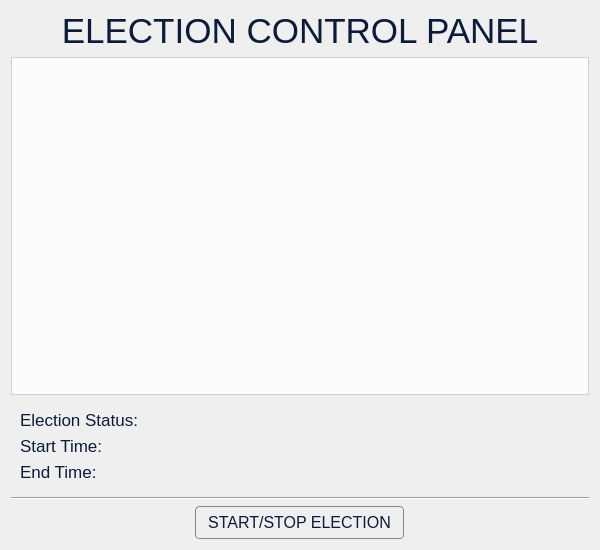
<?xml version="1.0" encoding="UTF-8"?>
<ui version="4.0">
 <class>ElectionControl</class>
 <widget class="QDialog" name="ElectionControl">
  <property name="geometry">
   <rect>
    <x>0</x>
    <y>0</y>
    <width>600</width>
    <height>550</height>
   </rect>
  </property>
  <property name="minimumSize">
   <size>
    <width>600</width>
    <height>413</height>
   </size>
  </property>
  <property name="windowTitle">
   <string>PolliTech</string>
  </property>
  <property name="windowIcon">
   <iconset resource="../VVM.qrc">
    <normaloff>:/backgrounds/Smol logo no bg.png</normaloff>:/backgrounds/Smol logo no bg.png</iconset>
  </property>
  <property name="styleSheet">
   <string notr="true">QDialog {
background: qlineargradient(
        x1: 0, y1: 0,
        x2: 0, y2: 1,
        stop: 0 #f0f0f0,
        stop: 1 #e0e0e0
    );
}</string>
  </property>
  <layout class="QVBoxLayout" name="verticalLayout_2">
   <item>
    <widget class="QLabel" name="label">
     <property name="sizePolicy">
      <sizepolicy hsizetype="Preferred" vsizetype="Fixed">
       <horstretch>0</horstretch>
       <verstretch>0</verstretch>
      </sizepolicy>
     </property>
     <property name="styleSheet">
      <string notr="true">QLabel {
	font: 700 9pt &quot;Segoe UI&quot;;
	font-size: 35px;
	color: #0A1C3A;
	background-color: none;
}</string>
     </property>
     <property name="text">
      <string>ELECTION CONTROL PANEL</string>
     </property>
     <property name="alignment">
      <set>Qt::AlignmentFlag::AlignCenter</set>
     </property>
     <property name="textInteractionFlags">
      <set>Qt::TextInteractionFlag::NoTextInteraction</set>
     </property>
    </widget>
   </item>
   <item>
    <widget class="QListWidget" name="listWidget">
     <property name="styleSheet">
      <string notr="true">QListWidget {
	background-color: rgba(255,255,255,200);
}</string>
     </property>
    </widget>
   </item>
   <item>
    <widget class="QFrame" name="frame">
     <property name="maximumSize">
      <size>
       <width>16777215</width>
       <height>101</height>
      </size>
     </property>
     <property name="frameShape">
      <enum>QFrame::Shape::NoFrame</enum>
     </property>
     <property name="frameShadow">
      <enum>QFrame::Shadow::Raised</enum>
     </property>
     <layout class="QGridLayout" name="gridLayout">
      <item row="0" column="0">
       <layout class="QVBoxLayout" name="verticalLayout">
        <item>
         <widget class="QLabel" name="label_3">
          <property name="sizePolicy">
           <sizepolicy hsizetype="Preferred" vsizetype="Fixed">
            <horstretch>0</horstretch>
            <verstretch>0</verstretch>
           </sizepolicy>
          </property>
          <property name="styleSheet">
           <string notr="true">QLabel {
	font: 600 9pt &quot;Segoe UI&quot;;
	font-size: 17px;
	color: #0A1C3A;
	background-color: none;
}</string>
          </property>
          <property name="text">
           <string>Election Status:</string>
          </property>
          <property name="alignment">
           <set>Qt::AlignmentFlag::AlignLeading|Qt::AlignmentFlag::AlignLeft|Qt::AlignmentFlag::AlignVCenter</set>
          </property>
         </widget>
        </item>
        <item>
         <widget class="QLabel" name="label_4">
          <property name="sizePolicy">
           <sizepolicy hsizetype="Preferred" vsizetype="Fixed">
            <horstretch>0</horstretch>
            <verstretch>0</verstretch>
           </sizepolicy>
          </property>
          <property name="styleSheet">
           <string notr="true">QLabel {
	font: 600 9pt &quot;Segoe UI&quot;;
	font-size: 17px;
	color: #0A1C3A;
	background-color: none;
}</string>
          </property>
          <property name="text">
           <string>Start Time: </string>
          </property>
          <property name="alignment">
           <set>Qt::AlignmentFlag::AlignLeading|Qt::AlignmentFlag::AlignLeft|Qt::AlignmentFlag::AlignVCenter</set>
          </property>
         </widget>
        </item>
        <item>
         <widget class="QLabel" name="label_5">
          <property name="sizePolicy">
           <sizepolicy hsizetype="Preferred" vsizetype="Fixed">
            <horstretch>0</horstretch>
            <verstretch>0</verstretch>
           </sizepolicy>
          </property>
          <property name="styleSheet">
           <string notr="true">QLabel {
	font: 600 9pt &quot;Segoe UI&quot;;
	font-size: 17px;
	color: #0A1C3A;
	background-color: none;
}</string>
          </property>
          <property name="text">
           <string>End Time: </string>
          </property>
          <property name="alignment">
           <set>Qt::AlignmentFlag::AlignLeading|Qt::AlignmentFlag::AlignLeft|Qt::AlignmentFlag::AlignVCenter</set>
          </property>
         </widget>
        </item>
       </layout>
      </item>
     </layout>
    </widget>
   </item>
   <item>
    <widget class="Line" name="line_2">
     <property name="orientation">
      <enum>Qt::Orientation::Horizontal</enum>
     </property>
    </widget>
   </item>
   <item alignment="Qt::AlignmentFlag::AlignHCenter">
    <widget class="QPushButton" name="start_election_button">
     <property name="cursor">
      <cursorShape>PointingHandCursor</cursorShape>
     </property>
     <property name="focusPolicy">
      <enum>Qt::FocusPolicy::NoFocus</enum>
     </property>
     <property name="toolTip">
      <string>&lt;html&gt;&lt;head/&gt;&lt;body&gt;&lt;p align=&quot;center&quot;&gt;Control Election&lt;/p&gt;&lt;/body&gt;&lt;/html&gt;</string>
     </property>
     <property name="styleSheet">
      <string notr="true">QPushButton {
    font: 600 9pt &quot;Segoe UI&quot;;
    font-size: 16px;
    color: #0A1C3A;
    background: qlineargradient(x1:0, y1:0, x2:0, y2:1,
                                stop:0 #ffffff, stop:1 #dcdcdc);
    border: 1px solid #888;
    border-radius: 4px;
    padding: 6px 12px;
    outline: none;
}

QPushButton:hover {
    background: qlineargradient(x1:0, y1:0, x2:0, y2:1,
                                stop:0 #f0f0f0, stop:1 #c8c8c8);
    border: 1px solid #555;
}

QPushButton:pressed {
    background: qlineargradient(x1:0, y1:0, x2:0, y2:1,
                                stop:0 #c8c8c8, stop:1 #a0a0a0);
    padding-top: 7px;
    padding-left: 13px;
}
</string>
     </property>
     <property name="text">
      <string>START/STOP ELECTION</string>
     </property>
     <property name="iconSize">
      <size>
       <width>16</width>
       <height>16</height>
      </size>
     </property>
    </widget>
   </item>
  </layout>
 </widget>
 <resources>
  <include location="../VVM.qrc"/>
 </resources>
 <connections/>
</ui>
